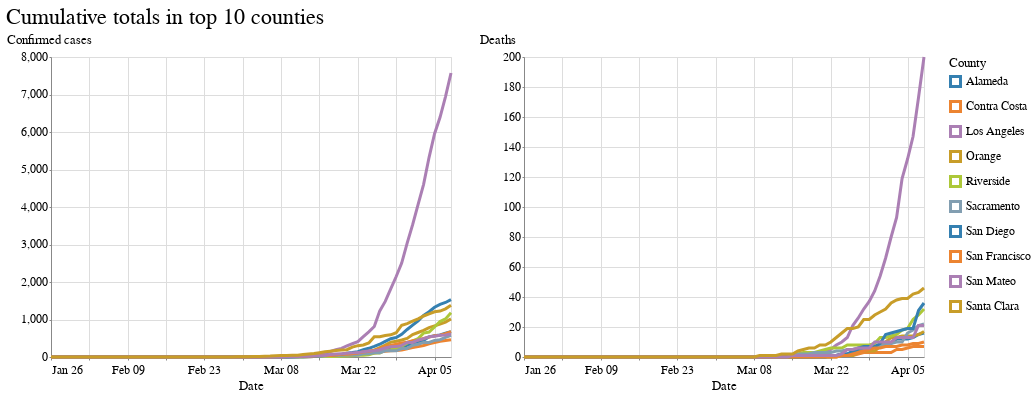

Write notebook code for a chart like this one.
### Code cell
chart = alt.Chart(county_df[county_df.county.isin(county_totals_df.head(10).county)]).properties(width=400, height=300)

cases = chart.mark_line().encode(
    x=alt.X("date:T", title="Date"),
    y=alt.Y("confirmed_cases:Q", title="Confirmed cases"),
    color=alt.Color("county:N", title="County")
)

deaths = chart.mark_line().encode(
    x=alt.X("date:T", title="Date"),
    y=alt.Y("deaths:Q", title="Deaths"),
    color=alt.Color("county:N", title="County")
)

(cases | deaths).properties(title="Cumulative totals in top 10 counties")

### Figure 1 — Vega-Lite specification as saved in the notebook (floating-point values rounded to 4 significant figures; data arrays with more than 128 entries replaced by an {"elided": "..."} marker saying what was removed)
{"config": {"view": {"width": 800, "height": 450}, "background": "#ffffff", "title": {"anchor": "start", "font": "Benton Gothic Bold, sans", "fontColor": "#000000", "fontSize": 22, "fontWeight": "normal"}, "arc": {"fill": "#82c6df"}, "area": {"fill": "#82c6df"}, "line": {"stroke": "#82c6df", "strokeWidth": 3}, "path": {"stroke": "#82c6df"}, "rect": {"fill": "#82c6df"}, "shape": {"stroke": "#82c6df"}, "bar": {"fill": "#82c6df"}, "point": {"stroke": "#82c6df"}, "symbol": {"fill": "#82c6df", "size": 30}, "axis": {"titleFont": "Benton Gothic Bold, sans", "titleFontSize": 13, "titleFontWeight": "normal", "labelFont": "Benton Gothic, sans", "labelFontSize": 11.5, "labelFontWeight": "normal"}, "axisX": {"labelAngle": 0, "labelPadding": 4, "tickSize": 3}, "axisY": {"labelBaseline": "middle", "maxExtent": 45, "minExtent": 45, "tickSize": 2, "titleAlign": "left", "titleAngle": 0, "titleX": -45, "titleY": -11}, "legend": {"titleFont": "Benton Gothic Bold, sans", "titleFontSize": 13, "titleFontWeight": "normal", "symbolType": "square", "labelFont": "Benton Gothic, sans", "labelFontSize": 11.5}, "range": {"category": ["#3580b1", "#ec8431", "#ab7fb4", "#c89d29", "#adc839", "#829eb1"], "diverging": ["#e68a4f", "#f4bb6a", "#f9e39c", "#dadfe2", "#a6b7c6", "#849eae"], "heatmap": ["#fbf2c7", "#f9e39c", "#f8d36e", "#f4bb6a", "#e68a4f", "#d15a40", "#ab4232"], "ordinal": ["#fbf2c7", "#f9e39c", "#f8d36e", "#f4bb6a", "#e68a4f", "#d15a40", "#ab4232"], "ramp": ["#fbf2c7", "#f9e39c", "#f8d36e", "#f4bb6a", "#e68a4f", "#d15a40", "#ab4232"]}}, "hconcat": [{"mark": "line", "encoding": {"color": {"type": "nominal", "field": "county", "title": "County"}, "x": {"type": "temporal", "field": "date", "title": "Date"}, "y": {"type": "quantitative", "field": "confirmed_cases", "title": "Confirmed cases"}}, "height": 300, "width": 400}, {"mark": "line", "encoding": {"color": {"type": "nominal", "field": "county", "title": "County"}, "x": {"type": "temporal", "field": "date", "title": "Date"}, "y": {"type": "quantitative", "field": "deaths", "title": "Deaths"}}, "height": 300, "width": 400}], "data": {"name": "data-ed60f6b6f9cd0903e3b631c964b54a60"}, "title": "Cumulative totals in top 10 counties", "$schema": "https://vega.github.io/schema/vega-lite/v4.8.1.json", "datasets": {"data-ed60f6b6f9cd0903e3b631c964b54a60": {"elided": "552 records"}}}
